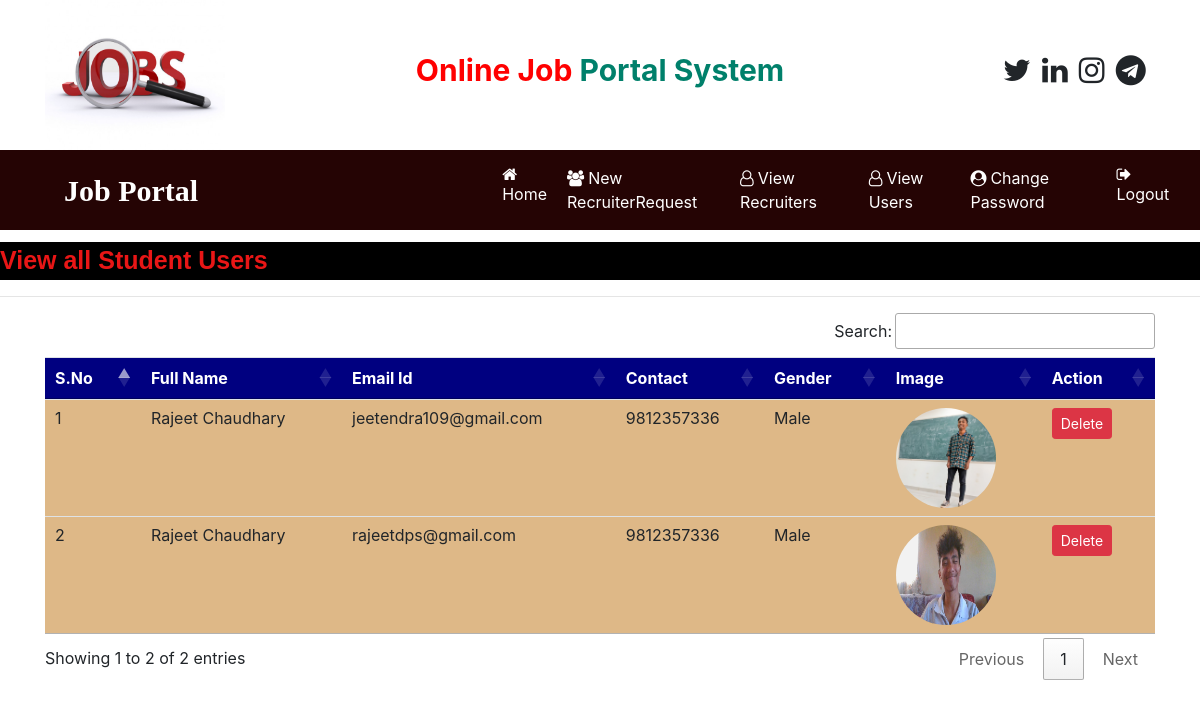
/view_users (signed in), run on an earlier commit of the app's database.
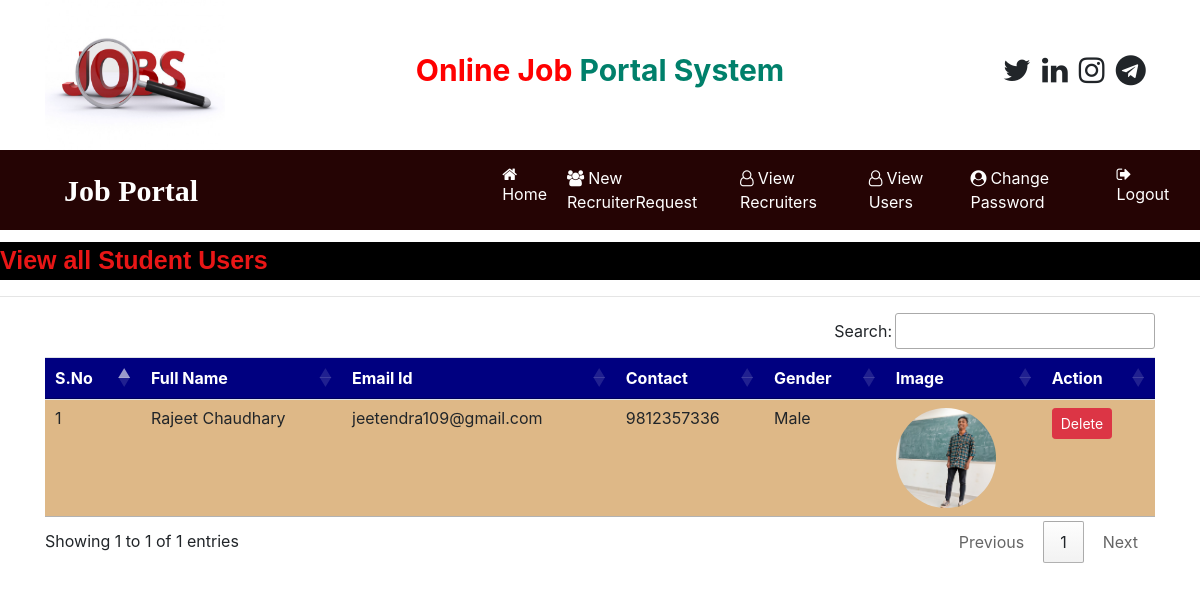
And on a later commit of the database.
### job/models.py (models this page shows, shortened)
class StudentUser(models.Model):
    user=models.ForeignKey(User,on_delete=models.CASCADE)
    mobile=models.CharField(max_length=15,null=True)
    image=models.FileField(null=True)
    gender=models.CharField(max_length=15,null=True)
    type=models.CharField(max_length=15,null=True)

### job/views.py (the view)
# urls.py: path('view_users',view_users,name="view_users"),
def view_users(request):
    if not request.user.is_authenticated:
        return redirect('admin_login')
    data=StudentUser.objects.all()
    d={'data':data}
    return render(request,'view_users.html',d)

### job/templates/view_users.html
{% load static %}
{% block body %}
{% include 'admin_navigation.html' %}
<marquee behavior="" direction="" style="font-family: 'Lucida Sans', 'Lucida Sans Regular', 'Lucida Grande', 'Lucida Sans Unicode', Geneva, Verdana, sans-serif;font-size:25px;color:rgb(233, 22, 22);background-color:black;font-weight:bold;margin-top:1%">
    View all Student Users
</marquee>
<hr>
<div class="container">
<table class="table table-hover " id="example">
    <thead>
        <tr style="background-color:#000080;color:white ;">
            <th>S.No</th>
            <th>Full Name</th>
            <th>Email Id</th>
            <th>Contact</th>
            <th>Gender</th>
            <th>Image</th>
            <th>Action</th>
        </tr>
    </thead>
    <tbody>
        {% for i in data %}
        <tr style="background-color: #DEB887;">
            <td>{{forloop.counter}}</td>
            <td>{{i.user.first_name}} {{i.user.last_name}}</td>
            <td>{{i.user.username}}</td>
            <td>{{i.mobile}}</td>
            <td>{{i.gender}}</td>
            <td><img src="{{i.image.url}}" style="width:100px;height:100px;border-radius:50%"></td>
            <td><a href="{% url 'delete_user' i.id %}" class="btn btn-danger btn-sm" onclick="return confirm('Are you sure you want to delete?')">Delete</a></td>
        </tr>
        {% endfor %}
    </tbody>
</table>
</div>
{% endblock %}

### job/templates/admin_navigation.html (shortened to what this page needs)
<html>
    <head>
        {% load static %}
        <link rel="stylesheet" href="https://maxcdn.bootstrapcdn.com/bootstrap/4.5.2/css/bootstrap.min.css">
        <link rel="stylesheet" href="https://cdnjs.cloudflare.com/ajax/libs/font-awesome/4.7.0/css/font-awesome.min.css">
        <link href="https://cdn.datatables.net/1.11.3/css/jquery.dataTables.min.css" rel="stylesheet">
        <link href="https://cdn.datatables.net/buttons/2.1.0/css/buttons.dataTables.min.css" rel="stylesheet">
    </head>
    <body>
        <div class="container">
            <div class="row">
                <div class="col-sm-3">
                    <img src="{% static 'images/jobs.jpg' %}" alt="" width="180px" height="150px">
                </div>
                <div class="col-sm-6 mt-5 text-center">
                    <span style="font-weight: bold; font-size: 30px;">
                        <span style="color: red;">Online Job</span>
                        <span style="color: rgb(0, 128, 107);">Portal System</span>
                    </span>
                </div>
                <div class="col-sm-3 mt-5" style="padding-left: 10%;">
                    <span style="font-weight:bold;font-size:30px">
                        <span><i class="fa fa-twitter pl-1"></i></span>
                        <span><i class="fa fa-linkedin pl-1"></i></span>
                        <span><i class="fa fa-instagram pl-1"></i></span>
                        <span><i class="fa fa-telegram pl-1"></i></span>
                    </span>
                </div>
            </div>
        </div>
        <nav class="navbar navbar-expand-sm" style="background-color:rgb(37, 4, 4) ;">
            <a href="" class="navbar-brand text-white pl-5 font-weight-bold" style="font-family:'';font-size:30px">Job Portal</a>
            <ul class="navbar-nav">
                <li class="nav-item">
                    <a href="{% url 'admin_home' %}" style="margin-left: 280px;" class="nav-link"><i class="fa fa-home mr-1"></i>Home</a>
                </li>
                <li class="nav-item">
                    <a href="#" class="nav-link"><i class="fa fa-users mr-1"></i>New RecruiterRequest</a>
                </li>
                <li class="nav-item">
                    <a href="#" class="nav-link"><i class="fa fa-user-o mr-1"></i>View Recruiters</a>
                </li>
                <li class="nav-item">
                    <a href="{% url 'view_users' %}" class="nav-link"><i class="fa fa-user-o mr-1"></i>View Users</a>
                </li>
                <li class="nav-item">
                    <a href="#"  class="nav-link"><i class="fa fa-user-circle mr-1"></i>Change Password</a>
                </li>
                <li class="nav-item">
                    <a href="{% url 'Logout' %}"  class="nav-link"><i class="fa fa-sign-out mr-1"></i>Logout</a>
                </li>
            </ul>
        </nav>
    </body>
    </html>

### job/templates/admin_navigation.html (style rules this page uses)
.nav-link { color:white !important; margin-right:4px ; }

What changed in the data, as far as the page shows it:
removed StudentUser: user.first_name "Rajeet", user.last_name "Chaudhary", user.username "rajeetdps@gmail.com", mobile "9812357336", gender "Male", image (picture)
Also different on the page:
text written by a page script: "Search: Showing 1 to 2 of 2 entries Previous 1 Next" → "Search: Showing 1 to 1 of 1 entries Previous 1 Next"
